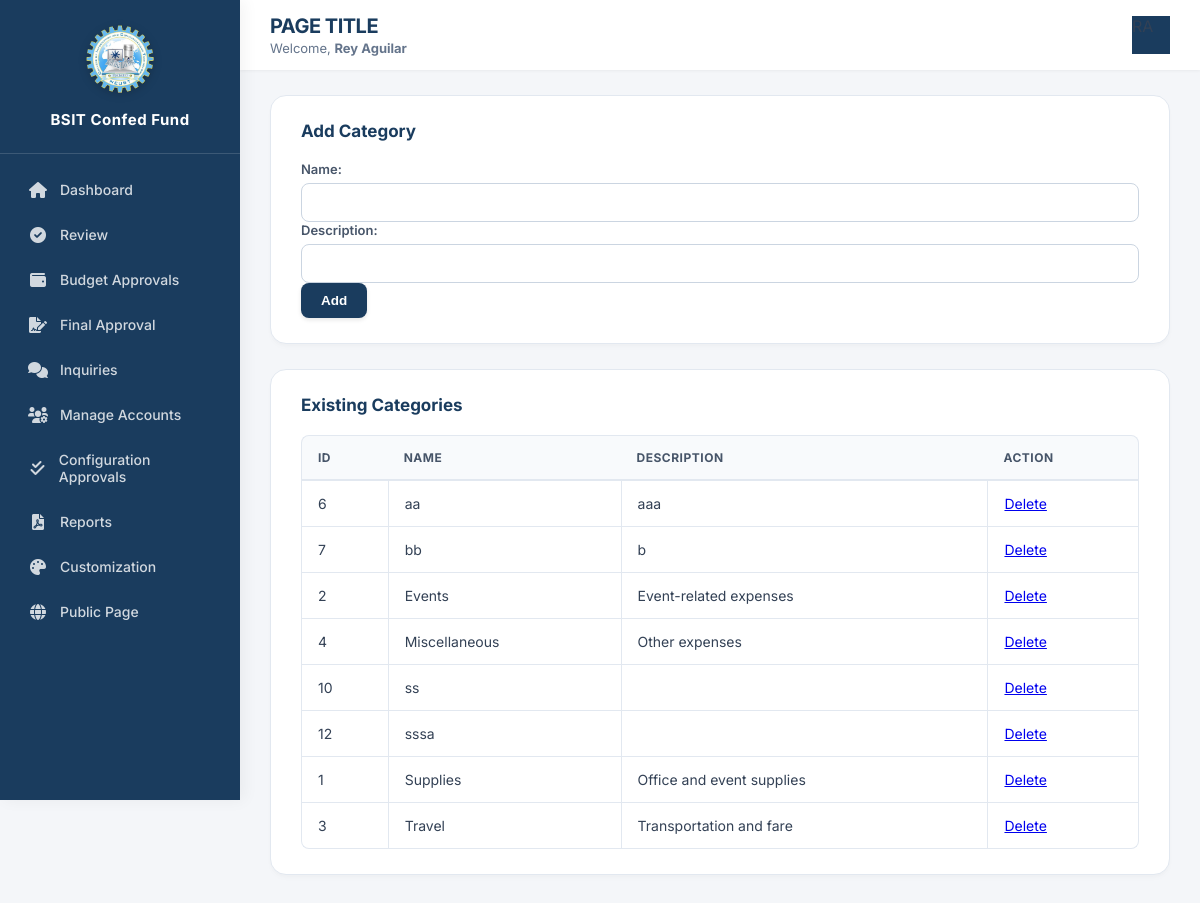
Page /admin/adviser/categories.php (signed in) on the committed database.
### tables this page shows
CREATE TABLE `settings` (
  `id` int(11) NOT NULL DEFAULT 1,
  `org_name` varchar(100) NOT NULL DEFAULT 'BSIT Confederation',
  `org_short_name` varchar(50) NOT NULL DEFAULT 'BSIT Confed Fund',
  `logo_path` varchar(255) NOT NULL DEFAULT 'assets/images/logo.png.webp',
  `primary_color` varchar(7) NOT NULL DEFAULT '#1a3c5e',
  `recovery_key` varchar(100) NOT NULL DEFAULT 'BSIT-ADMIN-2026'
);

CREATE TABLE `categories` (
  `id` int(11) NOT NULL,
  `name` varchar(100) NOT NULL,
  `description` text DEFAULT NULL,
  `created_at` datetime DEFAULT current_timestamp(),
  `status` enum('pending','approved','denied') NOT NULL DEFAULT 'approved',
  `created_by` int(11) DEFAULT NULL,
  `reviewed_by` int(11) DEFAULT NULL,
  `reviewed_at` datetime DEFAULT NULL,
  `review_comment` text DEFAULT NULL
);

### admin/adviser/categories.php (the view, shortened to what this page needs)
<?php
require_once '../../includes/auth.php';
$categories = $pdo->query("SELECT * FROM categories ORDER BY name")->fetchAll();
?>
<!DOCTYPE html>
<html>
<head>
    <link rel="stylesheet" href="../../assets/css/adviser.css">
    <link rel="stylesheet" href="https://cdnjs.cloudflare.com/ajax/libs/font-awesome/6.0.0-beta3/css/all.min.css">
</head>
<body>
<?php include $_SERVER['DOCUMENT_ROOT'] . '/bsit-fund-system-v2/includes/sidebar.php'; ?>
<div class="main-area">
    <?php
$pageSubtitle = 'Welcome, <strong>' . htmlspecialchars($_SESSION['officer_name'] ?? $_SESSION['adviser_name'] ?? 'User') . '</strong>';
include $_SERVER['DOCUMENT_ROOT'] . '/bsit-fund-system-v2/includes/topbar.php';
?>
    <div class="page-content">
        <div class="card">
            <h3>Add Category</h3>
            <form method="POST"><input type="hidden" name="action" value="add">
                <label>Name:</label><input type="text" name="name" required>
                <label>Description:</label><input type="text" name="description">
                <button type="submit" class="btn-primary">Add</button>
            </form>
        </div>
        <div class="card"><h3>Existing Categories</h3><table><tr><th>ID</th><th>Name</th><th>Description</th><th>Action</th></tr>
        <?php foreach ($categories as $c): ?>
        <tr><td><?= $c['id'] ?></td><td><?= htmlspecialchars($c['name']) ?></td><td><?= htmlspecialchars($c['description']) ?></td><td><a href="?delete=<?= $c['id'] ?>" onclick="return confirm('Delete?')">Delete</a></td></tr>
        <?php endforeach; ?>
        </table></div>
    </div>
</div>
</body>
</html>

### includes/sidebar.php (shortened to what this page needs)
<?php
require_once __DIR__ . '/functions.php';
$base = '/bsit-fund-system-v2';
$isAdviser = isset($_SESSION['adviser_id']);
$sysSettings = getSettings($pdo);
$sysLogo = $base . '/' . ltrim($sysSettings['logo_path'], '/');
$sysName = $sysSettings['org_short_name'] ?? 'BSIT Confed Fund';
?>
<div class="sidebar" id="appSidebar">
    <div class="logo">
        <img src="<?= $sysLogo ?>" alt="Logo">
        <span><?= htmlspecialchars($sysName) ?></span>
    </div>
    <div class="nav-menu">
        <?php if ($isAdviser): ?>
            <a href="<?= $base ?>/admin/adviser/dashboard.php"><i class="fas fa-home"></i> Dashboard</a>
            <a href="<?= $base ?>/admin/adviser/review.php"><i class="fas fa-check-circle"></i> Review</a>
            <a href="<?= $base ?>/admin/adviser/budget_approvals.php"><i class="fas fa-wallet"></i> Budget Approvals</a>
            <a href="<?= $base ?>/admin/adviser/final_approval.php"><i class="fas fa-file-signature"></i> Final Approval</a>
            <a href="<?= $base ?>/admin/adviser/inquiries.php"><i class="fas fa-comments"></i> Inquiries</a>
            <a href="<?= $base ?>/admin/adviser/manage_accounts.php"><i class="fas fa-users-cog"></i> Manage Accounts</a>
            <a href="<?= $base ?>/admin/adviser/config_approvals.php"><i class="fas fa-check-double"></i> Configuration Approvals</a>
            <a href="<?= $base ?>/admin/download_report.php"><i class="fas fa-file-pdf"></i> Reports</a>
            <a href="<?= $base ?>/admin/adviser/customization.php"><i class="fas fa-palette"></i> Customization</a>
        <?php endif; ?>
        <a href="<?= $base ?>/public/index.php"><i class="fas fa-globe"></i> Public Page</a>
    </div>
</div>

### assets/css/adviser.css (style rules this page uses)
* { margin: 0; padding: 0; box-sizing: border-box; }
body { font-family: 'Inter', 'Segoe UI', Arial, sans-serif; background: #f4f6f9; color: #334155; -webkit-font-smoothing: antialiased; }
.sidebar { position: fixed; left: 0; top: 0; width: 240px; height: 100vh; background: var(--theme-primary, #1a3c5e); color: #fff; display: flex; flex-direction: column; box-shadow: 4px 0 15px rgba(0,0,0,0.05); z-index: 1000; transition: background-color 0.3s ease; }
.sidebar .logo { padding: 24px 20px; text-align: center; border-bottom: 1px solid rgba(255, 255, 255, 0.1); }
.sidebar .logo img { width: 70px; height: auto; margin-bottom: 12px; filter: drop-shadow(0 2px 4px rgba(0,0,0,0.2)); }
.sidebar .logo span { display: block; font-size: 15px; font-weight: 700; letter-spacing: 0.5px; }
.sidebar .nav-menu { flex: 1; padding: 15px 12px; overflow-y: auto; }
.sidebar .nav-menu a { display: flex; align-items: center; gap: 12px; color: rgba(255, 255, 255, 0.8); padding: 12px 16px; margin-bottom: 4px; text-decoration: none; border-radius: 8px; font-size: 14px; font-weight: 500; transition: all 0.2s ease; }
.sidebar .nav-menu a i { width: 20px; text-align: center; font-size: 16px; }
.main-area { margin-left: 240px; min-height: 100vh; display: flex; flex-direction: column; }
.page-content { padding: 25px 30px; flex: 1; }
.card { background: #ffffff; border-radius: 16px; border: 1px solid #e2e8f0; box-shadow: 0 4px 6px -1px rgba(0, 0, 0, 0.02), 0 2px 4px -1px rgba(0, 0, 0, 0.02); padding: 25px 30px; margin-bottom: 25px; transition: box-shadow 0.2s ease; }
.card h3 { color: #1e293b; font-size: 17px; font-weight: 700; margin-bottom: 20px; }
table { width: 100%; border-collapse: separate; border-spacing: 0; }
th { background: #f8fafc; color: #475569; text-align: left; padding: 14px 16px; font-size: 12px; font-weight: 700; text-transform: uppercase; letter-spacing: 0.5px; border-bottom: 2px solid #e2e8f0; border-top: 1px solid #e2e8f0; }
th:first-child { border-top-left-radius: 8px; border-left: 1px solid #e2e8f0; }
th:last-child { border-top-right-radius: 8px; border-right: 1px solid #e2e8f0; }
td { padding: 14px 16px; border-bottom: 1px solid #e2e8f0; border-left: 1px solid #e2e8f0; font-size: 14px; color: #334155; vertical-align: middle; }
td:last-child { border-right: 1px solid #e2e8f0; }
tr:last-child td:first-child { border-bottom-left-radius: 8px; }
tr:last-child td:last-child { border-bottom-right-radius: 8px; }
.btn-primary, .btn-add, .btn-submit { background: var(--theme-primary, #1a3c5e); color: white; padding: 10px 20px; border: none; border-radius: 8px; cursor: pointer; font-size: 13.5px; font-weight: 600; text-decoration: none; display: inline-flex; align-items: center; justify-content: center; gap: 8px; transition: all 0.2s ease; box-shadow: 0 2px 4px rgba(0,0,0,0.1); }
input[type="text"], input[type="number"], input[type="date"], input[type="email"], input[type="password"], select, textarea { width: 100%; padding: 10px 14px; border: 1px solid #cbd5e1; border-radius: 8px; font-size: 14px; font-family: inherit; color: #1e293b; background: #fff; transition: all 0.2s ease; box-sizing: border-box; }
label { display: block; font-weight: 600; font-size: 13px; color: #475569; margin-bottom: 6px; }

### rows in the picture
settings: logo_path (picture), org_short_name "BSIT Confed Fund"
categories: id "6", name "aa", description "aaa"
categories: id "7", name "bb", description "b"
categories: id "2", name "Events", description "Event-related expenses"
categories: id "4", name "Miscellaneous", description "Other expenses"
categories: id "10", name "ss"
categories: id "12", name "sssa"
categories: id "1", name "Supplies", description "Office and event supplies"
categories: id "3", name "Travel", description "Transportation and fare"

### other values in the picture
$pageTitle "PAGE TITLE"
$_SESSION['officer_name'] "Rey Aguilar"
